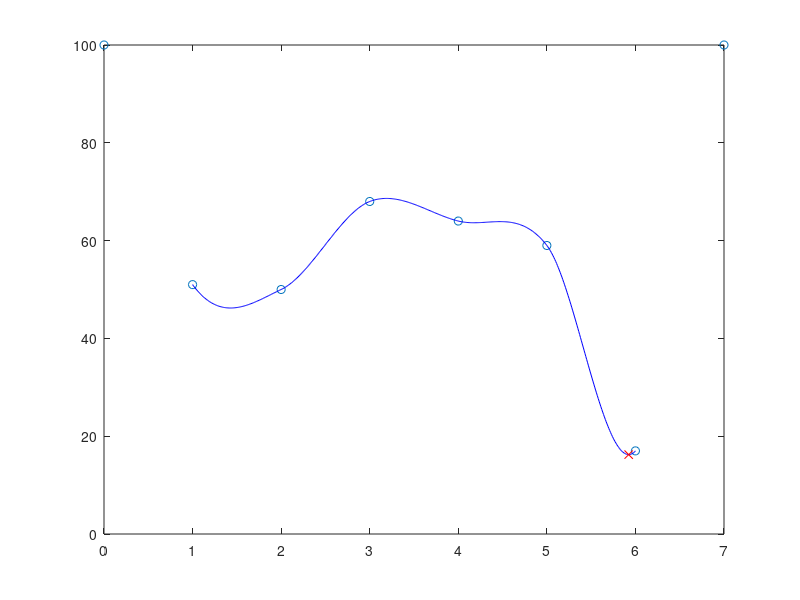

Here is the MATLAB script that generated this plot:
%% Catmull-rom init
s = 0.5; %tension param
basis = [-s,    2-s,    s-2,    s;
         2*s,   s-3,    3-2*s,  -s;
         -s,    0,      s,      0;
         0,     1,      0,      0];
%% Generate points and pseudo points
 points = [0:1:7; 100, randi(100, 1, 6), 100]';
%% Compute curve
j = 1;
C = @(i,u) [u^3, u^2, u, 1]*basis*points(i-1:i+2, :)
P = zeros(505,2);
for i=2:1:length(points) - 2
    for u = 0:0.01:1
        P(j, :) = C(i,u);
        j = j+1;
    end
end
%% Div 2
p = points
l = C(2,0)
min = l(2)
minPos = l(1)
j = 1;
D2 = @(i,u) [3*u^2, 2*u, 1, 0]*basis*points(i-1:i+2, 2);
for i = 2:1:length(points) - 2
    if((D2(i, 0) <= 0 && D2(i, 1) >= 0) || (D2(i, 0) >= 0 && D2(i, 1) <= 0))
        a = -1.5*p(i-1, 2) + 4.5*p(i, 2) -4.5*p(i+1, 2) + 1.5*p(i+2, 2);
        b = 2*p(i-1, 2) - 5*p(i,2) + 4*p(i+1,2) - 1.*p(i+2,2);
        c = -0.5*p(i-1,2) + 0.5*p(i+1,2);

        sqrtD = sqrt(b^2 - 4*a*c);
        r1 = (-b + sqrtD)/2/a;
        r2 = (-b - sqrtD)/2/a;
        if(r1 >=0  && r1 <= 1)
          l = C(i, r1);
          if(l(2) < min)
              min = l(2);
              minPos = l(1);
          end
        end
        if(r2 >=0  && r2 <= 1)
          l = C(i, r2);
          if(l(2) < min)
              min = l(2);
              minPos = l(1);
          end
        end
    end
end
l = C(length(points) - 2, 1);
if(l(2) < min)
  min = l(2);
  minPos = l(1);
end

%% Plot
figure
plot(points(:,1), points(:,2), 'o', P(:,1), P(:,2), 'b', minPos, min, 'rx')